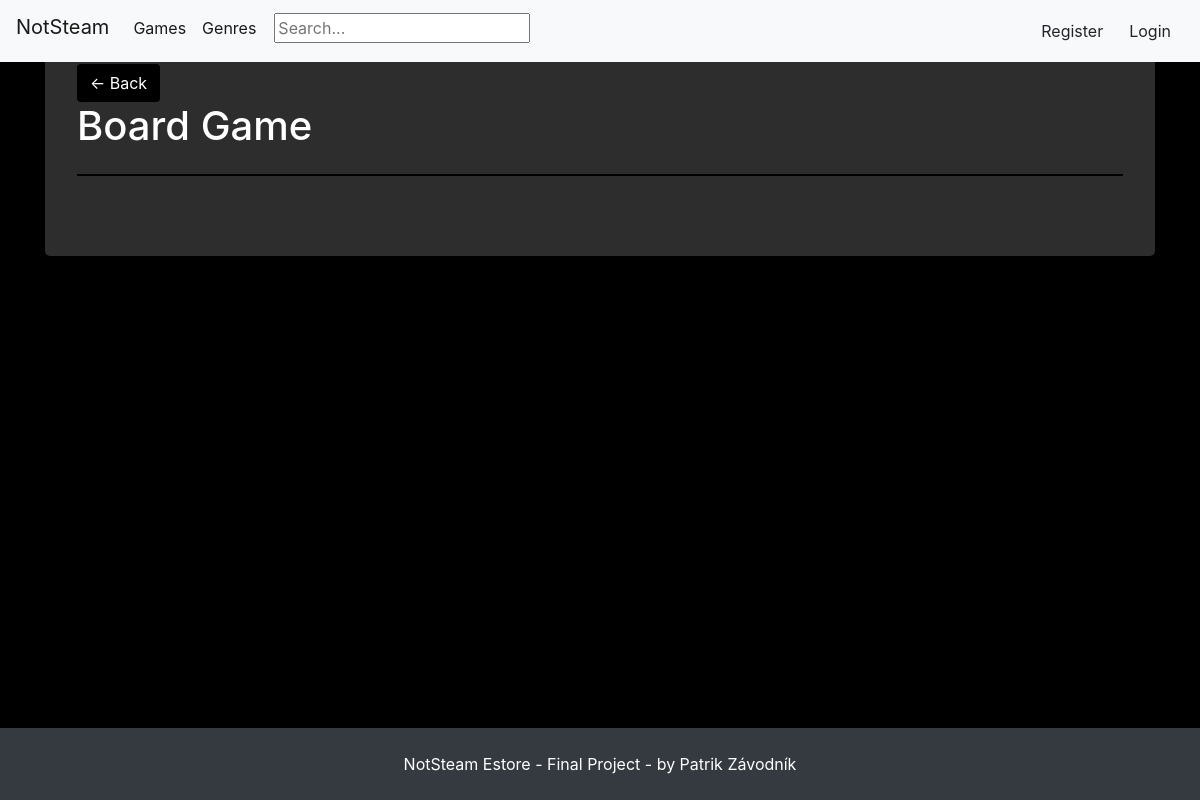
/genre/6/, run on an earlier commit of the app's database.
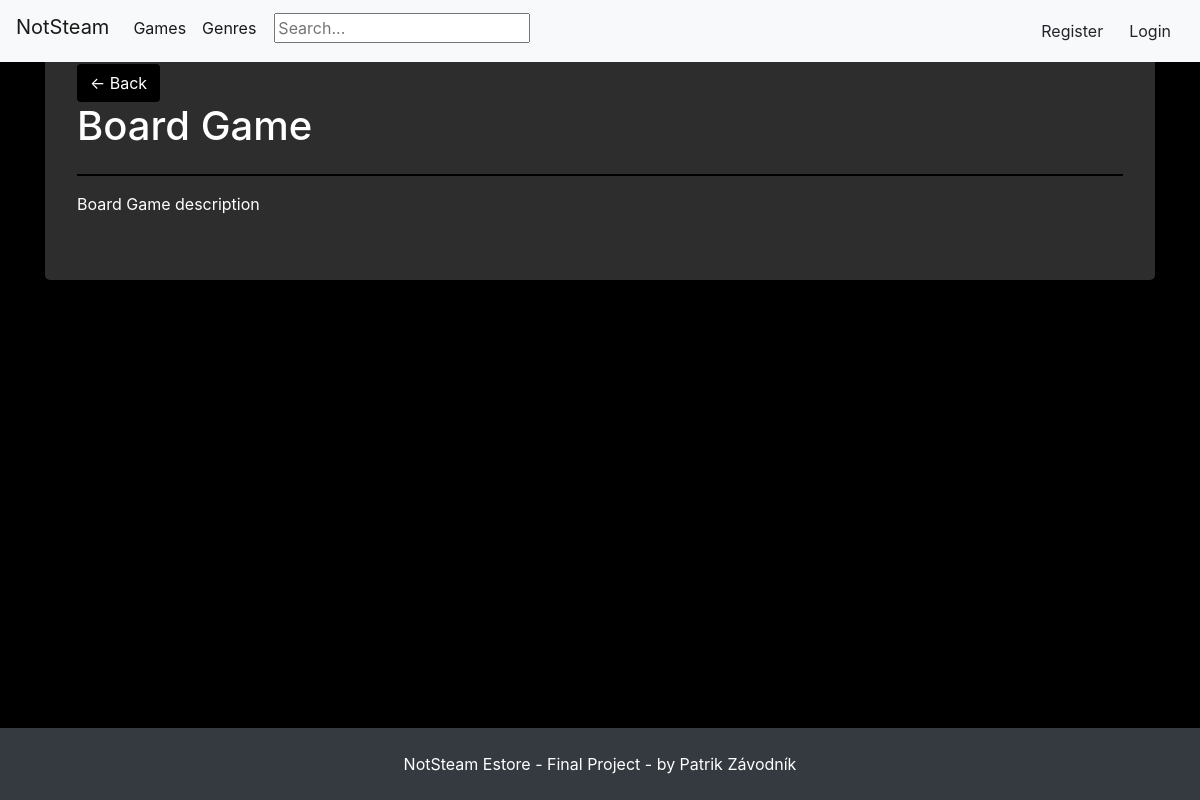
And on a later commit of the database.
### viewer/models.py (models this page shows, shortened)
class Genre(Model):
    name = CharField(max_length=100, null=False, blank=False, unique=True)
    description = TextField(null=True, blank=True)
    class Meta:
        ordering = ['name']
    def __str__(self):
        return self.name

### viewer/views.py (the view)
# urls.py: path('genre/<int:pk>/', GenreDetailView.as_view(), name="genre"),
class GenreDetailView(DetailView):
    template_name = 'genre.html'
    model = Genre
    context_object_name = 'genre'

### viewer/templates/genre.html (shortened to what this page needs)
{% extends "base.html" %}
{% block content %}
    <a href="{% url 'genres' %}" class="btn" style="color:white;background-color:black"> <- Back</a>
    <br>
    <h1 style="display:inline-block">{{ genre }}</h1>
    <hr style="border: 1px solid black">
    {{genre.description}}
{% endblock %}

### templates/base.html (shortened to what this page needs)
{% load static %}
<div style="min-height:100vh;display: flex; flex-direction: column;">
    <head>
        <link rel="stylesheet"
              href="https://stackpath.bootstrapcdn.com/bootstrap/4.2.1/css/bootstrap.min.css"
>
    </head>
    <body style="background-color:black;color: white">
    {% include "navbar.html" %}
    <div class="container" >
        <div class="jumbotron" style="background-color:#2d2d2d;" >
            {% block content %}{% endblock %}
        </div>
    </div>
    </body>
    {% include "footer.html" %}
</div>

### templates/navbar.html (shortened to what this page needs)
<nav class="navbar fixed-top navbar-expand-lg navbar-light bg-light">
  <a class="navbar-brand" href="{% url 'home' %}" style="margin-top:-9px">NotSteam</a>
  <div class="collapse navbar-collapse" id="navbarNavDropdown">
    <ul class="navbar-nav">
        <a class="nav-item nav-link active" href="{% url 'games' %}">Games</a>
        <a class="nav-item nav-link active" href="{% url 'genres' %}">Genres</a>
        <div class="navbar-nav ml-auto">
            <div class="search-div">
                <form method="post" action="/search/">
                    <input type="text" id="search" name="search" style="margin-top:5px;margin-bottom:-5px;margin-left:10px" placeholder="Search...">
                </form>
            </div>
        </div>
    </ul>
        <div class="navbar-nav ml-auto">
        {% if user.is_authenticated %}
            <div class="navbar-nav">
                <a class="nav-item nav-link active" href="{% url 'profile' user.id %}">{{user.username}}</a>
            </div>
            <div class="navbar-nav">
                <form action="{% url 'logout' %}" method="post">
                    {% csrf_token %}
                <button type="submit" class="btn btn-light" style="margin-bottom: -15px; padding-top: 7px">Logout</button>
                </form>
            </div>
            {% else %}
            <div class="navbar-nav">
            <a href="{% url 'signup' %}">
                <button type="button" class="btn btn-light" >Register</button>
            </a>
            <a href="{% url 'login' %}">
                <button type="button" class="btn btn-light" >Login</button>
            </a>
            </div>
            {% endif %}
        </div>
  </div>
</nav>

### templates/footer.html
<footer class="text-center text-white bg-dark p-4" style="margin-top:auto">
    NotSteam Estore -
    Final Project -
    by Patrik Závodník
</footer>

What changed in the data, as far as the page shows it:
changed Genre "Board Game": description (not shown) → "Board Game description"
